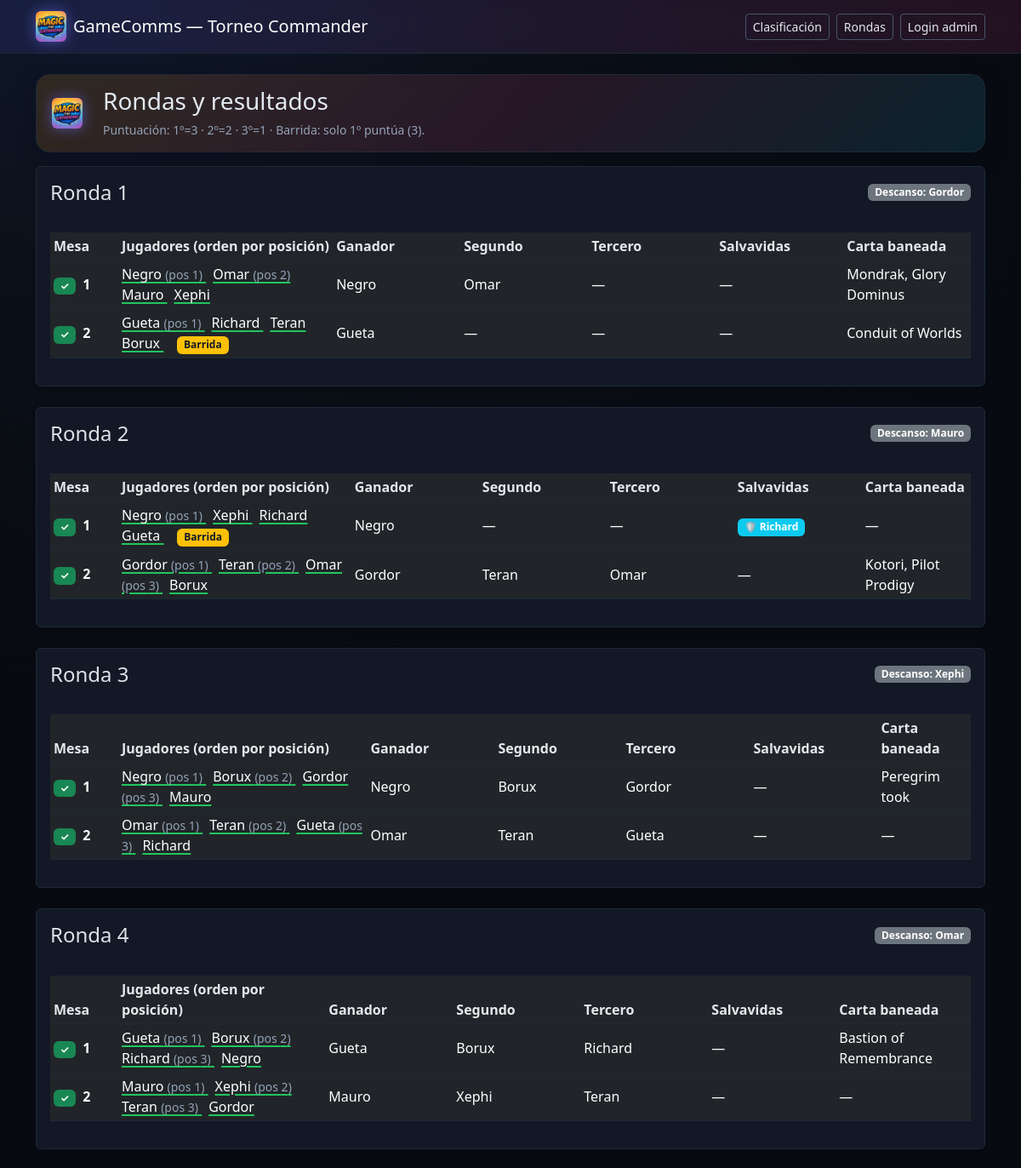
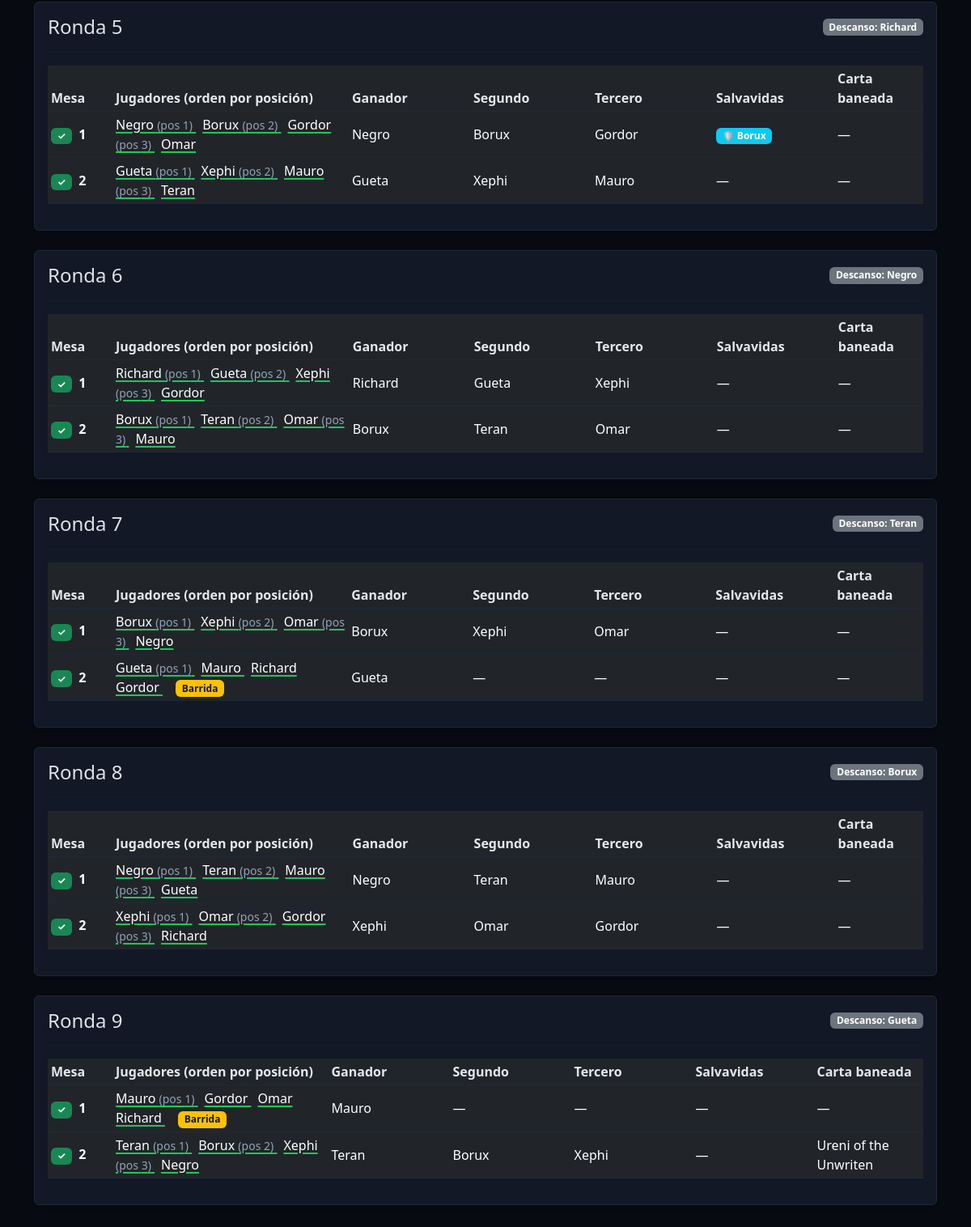
Page /rounds on the committed database (2 pictures, top to bottom).
### app.py (models this page shows)
class Player(db.Model):
    id = db.Column(db.Integer, primary_key=True)
    name = db.Column(db.String, unique=True, nullable=False)

class Game(db.Model):
    id = db.Column(db.Integer, primary_key=True)
    round_number = db.Column(db.Integer, nullable=False)
    table_no = db.Column(db.Integer, nullable=False)
    banned_card = db.Column(db.String, nullable=True)
    sweep = db.Column(db.Boolean, default=False)  # barrida: solo el 1º puntúa (3)
    save_player_id = db.Column(db.Integer, db.ForeignKey("player.id"), nullable=True)
    save_player = db.relationship("Player", foreign_keys=[save_player_id])
    created_at = db.Column(db.DateTime, default=datetime.utcnow)

### app.py (the view)
@app.route("/rounds")
def rounds_view():
    players_all = Player.query.order_by(Player.name.asc()).all()
    bye_by_round = {ri.number: (ri.bye_player.name if ri.bye_player else None,
                                ri.bye_player_id if ri.bye_player_id else None)
                    for ri in RoundInfo.query.all()}
    rounds = {}
    games = Game.query.order_by(Game.round_number.asc(), Game.table_no.asc()).all()
    for g in games:
        participants = []
        for r in sorted(g.results, key=lambda x: (x.position or 9999)):
            participants.append({"name": r.player.name, "pos": r.position})
        winner = next((r.player.name for r in g.results if r.position == 1), None)
        second = next((r.player.name for r in g.results if r.position == 2), None)
        third  = next((r.player.name for r in g.results if r.position == 3), None)
        has_winner = any(r.position == 1 for r in g.results) or bool(g.sweep)
        bye_name, bye_id = bye_by_round.get(g.round_number, (None, None))
        rounds.setdefault(g.round_number, {"bye": bye_name, "bye_id": bye_id, "games": []})
        rounds[g.round_number]["games"].append({
            "id": g.id,
            "table": g.table_no,
            "participants": participants,
            "winner": winner,
            "second": second,
            "third": third,
            "banned": g.banned_card,
            "sweep": g.sweep,
            "save": (g.save_player.name if g.save_player else None),  # Salvavidas
            "played": has_winner
        })
    ordered = []
    for number in sorted(rounds.keys()):
        r = rounds[number]
        r["games"].sort(key=lambda x: x["table"])
        ordered.append({"number": number, "bye": r["bye"], "bye_id": r["bye_id"], "games": r["games"]})
    return render_template("rounds.html",
                           rounds=ordered,
                           players_all=players_all,
                           is_admin=session.get("is_admin", False))

### templates/rounds.html (shortened to what this page needs)
<!doctype html>
<html lang="es" data-bs-theme="dark">
<head>
  <link href="https://cdn.jsdelivr.net/npm/bootstrap@5.3.3/dist/css/bootstrap.min.css" rel="stylesheet">
  <link href="{{ url_for('static', filename='dark.css') }}" rel="stylesheet">
</head>
<body class="bg-light">
  <nav class="navbar navbar-dark">
    <div class="container">
      <a class="navbar-brand d-flex align-items-center" href="{{ url_for('index') }}">
        <img src="{{ url_for('static', filename='img/gamecomms.png') }}" class="brand-logo" alt="GameComms">
        <span>GameComms — Torneo Commander</span>
      </a>
      <div class="d-flex gap-2">
        <a class="btn btn-outline-light btn-sm" href="{{ url_for('index') }}">Clasificación</a>
        <a class="btn btn-outline-light btn-sm" href="{{ url_for('rounds_view') }}">Rondas</a>
        {% if is_admin %}
          <a class="btn btn-outline-light btn-sm" href="{{ url_for('logout') }}">Cerrar sesión</a>
        {% else %}
          <a class="btn btn-outline-light btn-sm" href="{{ url_for('login') }}">Login admin</a>
        {% endif %}
      </div>
    </div>
  </nav>
  <div class="container py-4">
    <div class="hero mb-3 d-flex align-items-center gap-3">
      <img src="{{ url_for('static', filename='img/gamecomms.png') }}" class="brand-logo" alt="GameComms">
      <div>
        <h1 class="h3 mb-1">Rondas y resultados</h1>
        <small class="text-muted">Puntuación: 1º=3 · 2º=2 · 3º=1 · Barrida: solo 1º puntúa (3).</small>
      </div>
    </div>
    {% for r in rounds %}
      <div class="card shadow-sm mb-4">
        <div class="card-body">
          <div class="d-flex justify-content-between align-items-center">
            <h4 class="card-title mb-0">Ronda {{ r.number }}</h4>
            {% if is_admin %}
              <div class="d-flex align-items-center gap-2">
                <a class="btn btn-outline-primary btn-sm"
                   href="{{ url_for('round_edit', round_no=r.number) }}">Editar mesas</a>
                <form class="d-flex align-items-center gap-2"
                      method="post"
                      action="{{ url_for('round_set_bye', round_no=r.number) }}">
                  <label class="form-label mb-0">Descanso:</label>
                  <select class="form-select form-select-sm" name="bye_player_id" style="width: 220px;">
                    <option value="none">Nadie</option>
                    {% for p in players_all %}
                      <option value="{{ p.id }}" {% if r.bye_id == p.id %}selected{% endif %}>{{ p.name }}</option>
                    {% endfor %}
                  </select>
                  <button class="btn btn-sm btn-primary">Guardar</button>
                </form>
              </div>
            {% else %}
              {% if r.bye %}
                <span class="badge bg-secondary">Descanso: {{ r.bye }}</span>
              {% endif %}
            {% endif %}
          </div>
          <hr>
          <div class="table-responsive">
            <table class="table table-sm align-middle">
              <thead>
                <tr>
                  <th style="width:80px;">Mesa</th>
                  <th>Jugadores (orden por posición)</th>
                  <th style="width:150px;">Ganador</th>
                  <th style="width:150px;">Segundo</th>
                  <th style="width:150px;">Tercero</th>
                  <th style="width:150px;">Salvavidas</th>
                  <th>Carta baneada</th>
                </tr>
              </thead>
              <tbody>
                {% for g in r.games %}
                  <tr class="{% if g.played %}game-played{% endif %}">
                    <td>
                      <strong>
                        {% if g.played %}
                          <span class="badge bg-success me-1">✓</span>
                        {% endif %}
                        {{ g.table }}
                      </strong>
                    </td>
                    <td class="{% if g.played %}played-underline{% endif %}">
                      {% for p in g.participants %}
                        <span class="me-2">
                          {{ p.name }}{% if p.pos %} <small class="text-muted">(pos {{ p.pos }})</small>{% endif %}
                        </span>
                      {% endfor %}
                      {% if g.sweep %}
                        <span class="badge bg-warning text-dark ms-2">Barrida</span>
                      {% endif %}
                    </td>
                    <td>{{ g.winner or "—" }}</td>
                    <td>{{ g.second or "—" }}</td>
                    <td>{{ g.third  or "—" }}</td>
                    <td>{% if g.save %}<span class="badge bg-info">🛡️ {{ g.save }}</span>{% else %}—{% endif %}</td>
                    <td>
                      {% if g.banned %}
                        <span class="scryfall-card" data-cardname="{{ g.banned }}">{{ g.banned }}</span>
                      {% else %}—{% endif %}
                    </td>
                  </tr>
                {% endfor %}
              </tbody>
            </table>
          </div>
        </div>
      </div>
    {% endfor %}
  </div>
</body>
</html>

### static/dark.css (style rules this page uses)
:root { --bg:#0b0f17; --surface:#121826; --muted:#94a3b8; --text:#e2e8f0; --brand1:#f59e0b; --brand2:#ec4899; --brand3:#6366f1; --brand4:#22d3ee; }
html,body { background: radial-gradient(1200px 800px at 10% 0%, #0f172a 0%, var(--bg) 45%, #070a10 100%); color:var(--text); }
.navbar { background:linear-gradient(90deg, rgba(99,102,241,.12), rgba(236,72,153,.12)); backdrop-filter: blur(8px); border-bottom:1px solid #1f2937; }
.brand-logo { height:36px; margin-right:.5rem; border-radius:6px; filter:drop-shadow(0 0 8px rgba(99,102,241,.6)); }
.card { background:var(--surface); border:1px solid #1f2937; }
.table { color:var(--text); }
.table thead th { color:#e5e7eb; border-color:#1f2937; }
.table tbody tr { border-color:#1f2937; }
.btn-outline-light { border-color:#475569; color:#e2e8f0; }
.badge.bg-warning.text-dark { color:#111827 !important; }
hr { border-color:#1f2937; }
small.text-muted { color:var(--muted) !important; }
.hero { background:linear-gradient(135deg, rgba(245,158,11,.15), rgba(236,72,153,.12), rgba(34,211,238,.12)); border:1px solid #1f2937; border-radius:16px; padding:14px 18px; box-shadow:0 6px 24px rgba(2,8,23,.35); }
.game-played { background: rgba(34,197,94,.08); box-shadow: inset 3px 0 0 #22c55e; }
.played-underline { text-decoration: underline; text-decoration-color: #22c55e; text-decoration-thickness: 2px; text-underline-offset: 3px; }

### rows in the picture
Player: number "1", bye "Gordor", table "1" "2", third "—" "—" "Gordor" "Gordor" "Gordor", second "—", name "Gordor", pos "1", name "Gordor", pos "3"
Player: name "Negro", pos "1", name "Negro" "Negro" "Negro" "Negro" "Negro", number "6", bye "Negro", table "1" "2"
Player: name "Omar", pos "2", name "Omar" "Omar", pos "3", name "Omar" "Omar" "Omar", pos "1", name "Omar", number "4", bye "Omar", table "1" "2"
Player: name "Mauro", number "2", bye "Mauro", table "1" "2", second "—", third "—" "Mauro" "Mauro", pos "1", name "Mauro", pos "3", table "1", shows "Barrida", second "—", third "—"
Player: name "Xephi", number "3", bye "Xephi", table "1" "2", pos "2", name "Xephi" "Xephi" "Xephi", pos "3", name "Xephi" "Xephi", pos "1", name "Xephi"
Game: banned "Mondrak, Glory Dominus"
Player: name "Gueta", pos "1", name "Gueta" "Gueta" "Gueta", pos "3", name "Gueta", pos "2", name "Gueta", table "2", shows "Barrida", second "—", third "—", number "9", bye "Gueta", table "2"
Player: name "Richard", save "Richard", pos "3", name "Richard", number "5", bye "Richard", table "1" "2", pos "1", name "Richard"
Player: name "Teran", pos "2", name "Teran" "Teran" "Teran" "Teran", pos "3", name "Teran", number "7", bye "Teran", table "1", pos "1", name "Teran"
Player: name "Borux", pos "2", name "Borux" "Borux" "Borux" "Borux", save "Borux", pos "1", name "Borux" "Borux", number "8", bye "Borux", table "1" "2"
Game: banned "Conduit of Worlds"
Game: banned "Kotori, Pilot Prodigy"
Game: banned "Peregrim took"
Game: banned "Bastion of Remembrance"
Game: banned "Ureni of the Unwriten"
